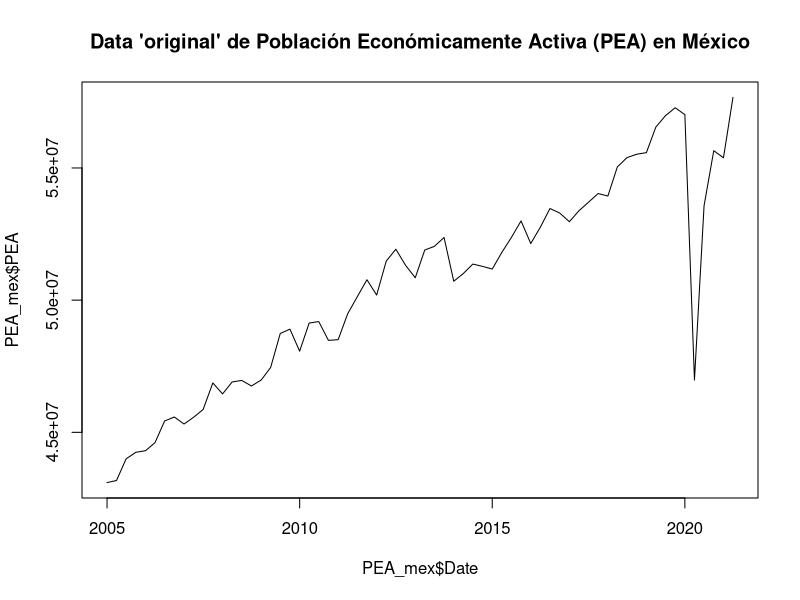
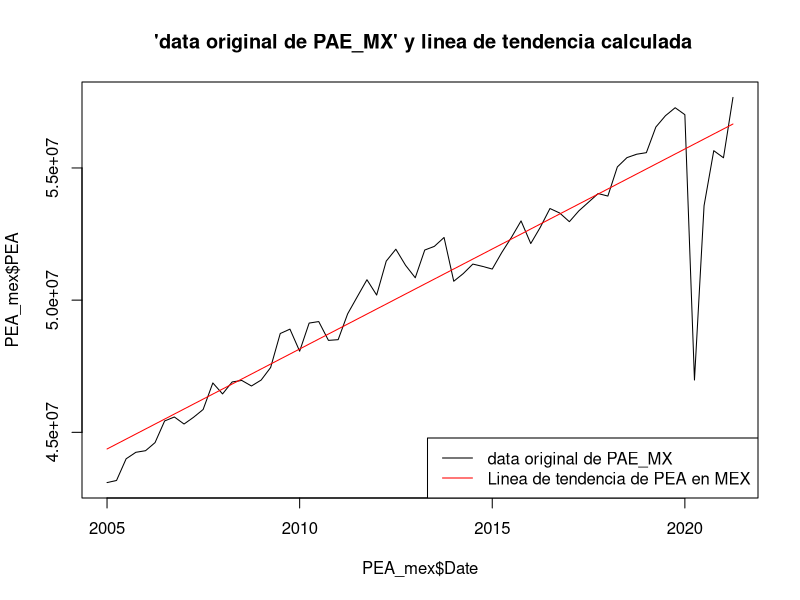
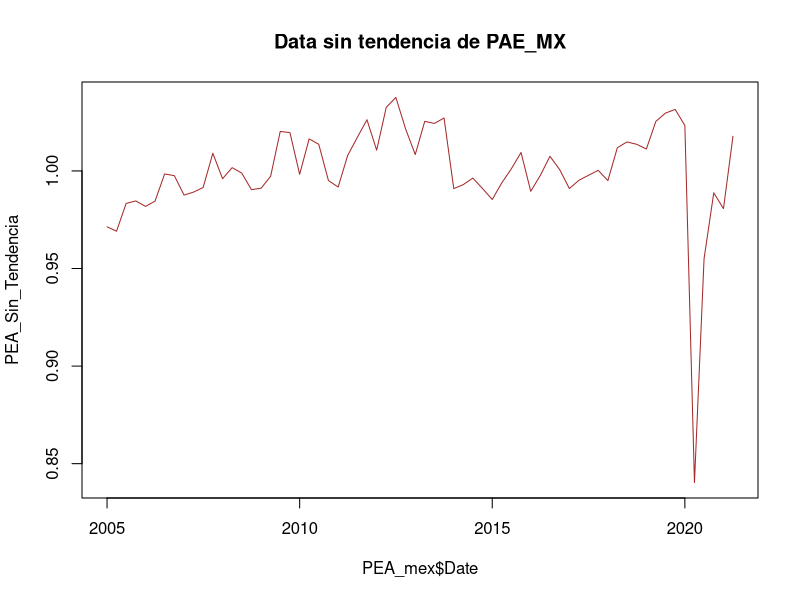
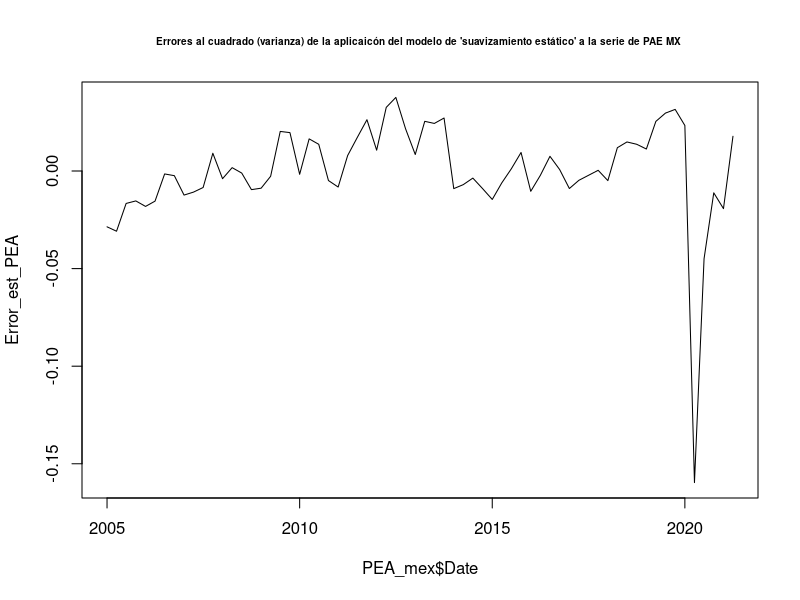
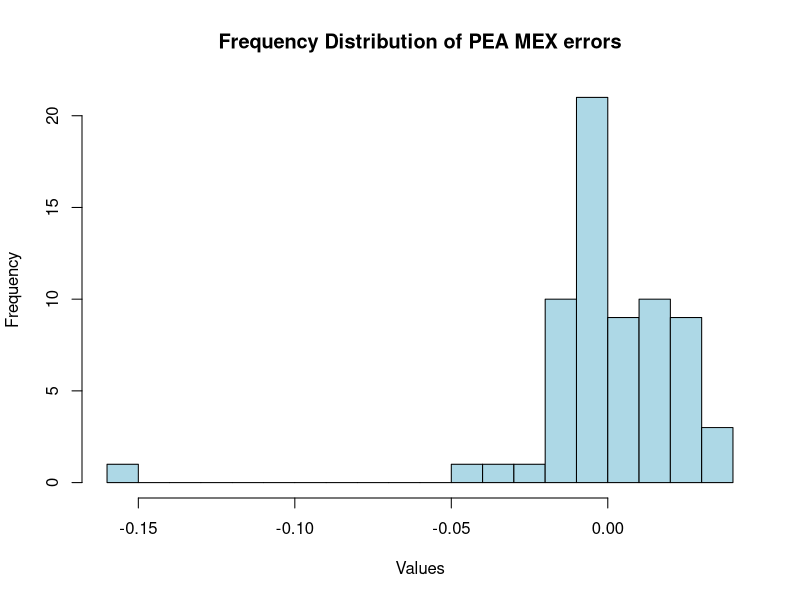
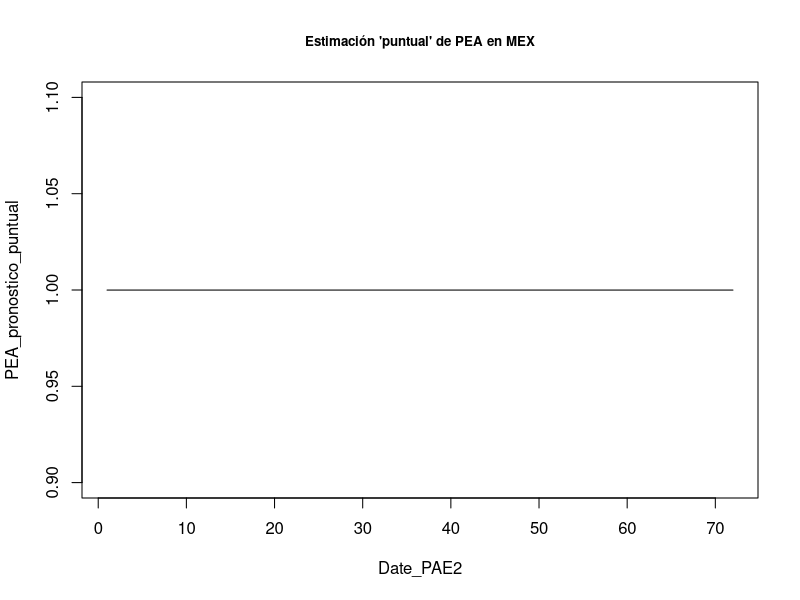
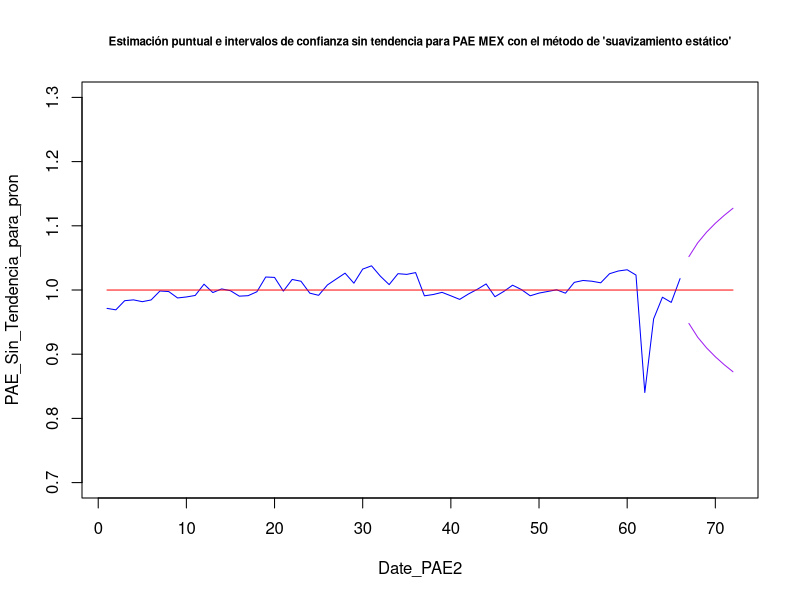
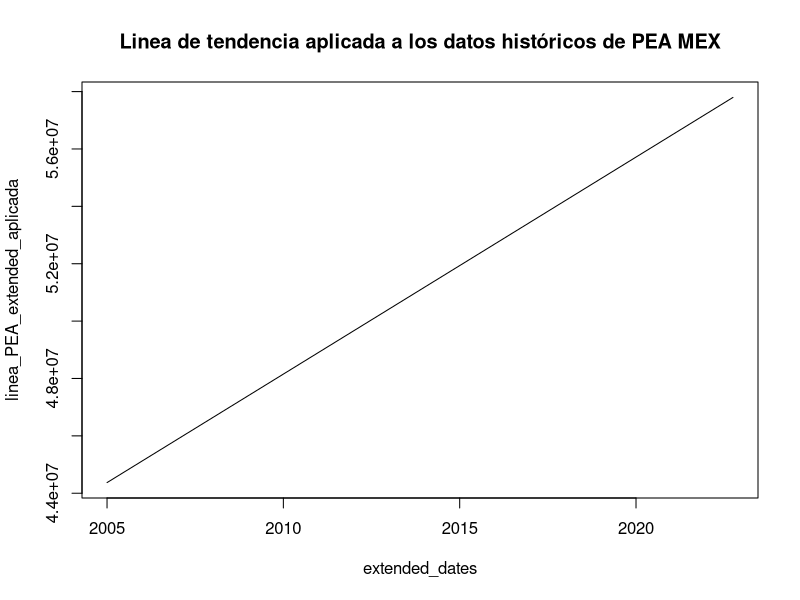

These figures' R source, in order:
## ---- chunk 1
knitr::opts_chunk$set(echo = TRUE)
## ---- chunk 2
install.packages("readxl")

library("readxl")


PEA_mex <-read_excel("PEA_MEX_pp.xlsx")
## ---- chunk 3
head(PEA_mex)
summary(PEA_mex)
typeof(PEA_mex)
dim(PEA_mex)
## ---- chunk 4

plot(PEA_mex$Date, PEA_mex$PEA,type="l", main="Data 'original' de Población Económicamente Activa (PEA) en México")
## ---- chunk 5

linea_PEA<-lm(PEA~Date, data=PEA_mex)
linea_PEA
## ---- chunk 6
linea_PEA_aplicada <- predict(linea_PEA, newdata = data.frame(Date = PEA_mex$Date))

head(linea_PEA_aplicada)
tail(linea_PEA_aplicada)

## ---- chunk 7
plot(PEA_mex$Date, PEA_mex$PEA, type="l", main=" 'data original de PAE_MX' y linea de tendencia calculada")
lines(x = PEA_mex$Date, y = linea_PEA_aplicada, col = "red")

legend("bottomright", legend = c("data original de PAE_MX", "Linea de tendencia de PEA en MEX"), 
       col = c("black", "red"), lty = 1)

## ---- chunk 8
PEA_Sin_Tendencia<-PEA_mex$PEA/linea_PEA_aplicada

plot(PEA_mex$Date, PEA_Sin_Tendencia, type="l", main=" Data sin tendencia de PAE_MX ", col="brown")
## ---- chunk 9
PEA_MX_ruido_blanco <- PEA_Sin_Tendencia
head(PEA_MX_ruido_blanco)
tail(PEA_MX_ruido_blanco)
## ---- chunk 10
Error_est_PEA<-PEA_Sin_Tendencia-mean(PEA_MX_ruido_blanco)
head(Error_est_PEA)
tail(Error_est_PEA)

##Claculando la desviaicón estandar del error

sd_est_PEA<-sd(Error_est_PEA)
sd_est_PEA

plot(PEA_mex$Date, Error_est_PEA, type="l", main="Errores al cuadrado (varianza) de la aplicaicón del modelo de 'suavizamiento estático' a la serie de PAE MX ", cex.main=0.6)

## ---- chunk 11


mean(Error_est_PEA)
## ---- chunk 12
## Se calcula la varianza
var(Error_est_PEA)

## Se calcula la desviación estandar 
sd_est_PEA
## ---- chunk 13
hist(Error_est_PEA, breaks = 20, col = "lightblue", main = "Frequency Distribution of PEA MEX errors", xlab = "Values", ylab = "Frequency")

## ---- chunk 14
estimacion_puntual_PEA_ST<-mean(PEA_Sin_Tendencia)
estimacion_puntual_PEA_ST

## ---- chunk 15
##Creamos un eje x que incluya a los 66 datos + 6 que se pronosticarán
Date_PAE2<-c(1:72)


## Creamos el vector de datos que incluirá los  datos históricos  sin tendencia + 6 valores NA a pronosticar
PAE_Sin_Tendencia_para_pron<-c(PEA_Sin_Tendencia, rep(NA, times=6))
head(PAE_Sin_Tendencia_para_pron)
tail(PAE_Sin_Tendencia_para_pron)


## Entonces el mejor pronóstico que tenemos para esta técnica es la media de la serie sin tendencia 


PEA_pronostico_puntual <- rep(estimacion_puntual_PEA_ST, times=72)
head(PEA_pronostico_puntual)
tail(PEA_pronostico_puntual)

plot(Date_PAE2,PEA_pronostico_puntual, type="l", main = "Estimación 'puntual' de PEA en MEX", cex.main=0.8, ylim=c(0.9, 1.1))
## ---- chunk 16
mean(PEA_MX_ruido_blanco)
## ---- chunk 17
tao<-c(1:6)
Lim_PEA<-2*sd_est_PEA*tao^.5
Lim_PEA
## ---- chunk 18

LI_PEA<-c(rep(NA, times=66), estimacion_puntual_PEA_ST-Lim_PEA)
head(LI_PEA)
tail(LI_PEA)

LS_PEA<-c(rep(NA, times=66), estimacion_puntual_PEA_ST+Lim_PEA)
head(LS_PEA)
tail(LS_PEA)

plot(Date_PAE2, PAE_Sin_Tendencia_para_pron, type="l", ylim = c(0.7,1.3) ,main="Estimación puntual e intervalos de confianza sin tendencia para PAE MEX con el método de 'suavizamiento estático'",col="Blue", cex.main=0.7)

lines(PEA_pronostico_puntual, col="Red")
lines(LI_PEA, col="Purple")
lines(LS_PEA, col="Purple")
## ---- chunk 19
# create a new data set with 72 rows
extended_dates <- seq(as.Date("2005-01-01"), as.Date("2022-10-01"), by = "quarter")
extended_trimester_PEA <- data.frame(Date = extended_dates, 
                                       PEA = rep(NA, length(extended_dates)))

head(extended_trimester_PEA)
tail(extended_trimester_PEA)

## ---- chunk 20


# copy the original data to the new data set for the first 66 rows
for(i in 1:66){
  extended_trimester_PEA$PEA[i] <- PEA_mex$PEA[i]
}

extended_trimester_PEA


# fit the model with the extended data set
linea_PEA_extended <- lm(PEA ~ Date, data = extended_trimester_PEA)
linea_PEA_extended

## ---- chunk 21
# predict values for the extended date range
linea_PEA_extended_aplicada <- predict(linea_PEA_extended, 
                                                newdata = data.frame(Date = extended_dates))
linea_PEA_extended_aplicada

# plot the predicted values
plot(extended_dates, linea_PEA_extended_aplicada, type = "l", main="Linea de tendencia aplicada a los datos históricos de PEA MEX")
## ---- chunk 22

##Creando el vector original + los valores a predecir como NAs
PEA_original_para_pron<-c(PEA_mex$PEA, rep(NA, times=6))
head(PEA_original_para_pron)



Est_punt_PEA_ajustada<-c(rep(NA, times=66), mean(PEA_pronostico_puntual)*linea_PEA_extended_aplicada[67:72])
head(Est_punt_PEA_ajustada)
tail(Est_punt_PEA_ajustada)

# plot the original data and the predicted values together
plot(extended_dates, PEA_original_para_pron, main="PEA estimación puntual ajustada con componente de estacionalidad (con método estático)",type="l", xlab="Year", ylab="PEA", cex.main=0.8)
lines(extended_dates, Est_punt_PEA_ajustada, col="blue")


legend("bottomright", legend = c("PEA historico", "Pronóstico puntual calculado con método estático"), 
       col = c("black", "blue"), lty = 1)


## ---- chunk 23
install.packages("readxl")

library("readxl")

PEA_MEX_completa <-read_excel("PEA_MEX_full.xlsx")
head(PEA_MEX_completa)
tail(PEA_MEX_completa)
## ---- chunk 24

LI_PEA_ajustado<-c(rep(NA, times=66), LI_PEA[67:72]*linea_PEA_extended_aplicada[67:72])
LI_PEA_ajustado

LS_PEA_ajustado<-c(rep(NA, times=66), LS_PEA[67:72]*linea_PEA_extended_aplicada[67:72])
LS_PEA_ajustado


# Plot only non-NA values
# plot the original data and the predicted values together


PEA_original_para_pron<-c(PEA_mex$PEA, rep(NA, times=6))
PEA_original_para_pron
dim(PEA_original_para_pron)


# plot the original data and the predicted values together
plot(extended_dates,PEA_MEX_completa$PEA, main="PEA estimación puntual e intervalos de confianza ajustada con componente de trend (con método estático) vs PEA real", type="l", xlab="Year", ylab="PEA", ylim=c(40000000, 65000000), cex.main=0.6)

lines(extended_dates, Est_punt_PEA_ajustada, col="blue")
x_vals <- c(rep(NA, times = 66), extended_dates[67:72])

lines(x_vals, LI_PEA_ajustado, col = "purple")
lines(x_vals, LS_PEA_ajustado, col = "purple")


legend("bottomright", legend = c("PEA original", "Pronóstico puntual calculado con método estático"), 
       col = c("black", "blue"), lty = 1)


## ---- chunk 25
df_demanda_PEA_MX_pronostico<-data.frame(PEA_MEX_completa$PEA,
                                                Est_punt_PEA_ajustada, LI_PEA_ajustado, LS_PEA_ajustado)
View(df_demanda_PEA_MX_pronostico)

tail(df_demanda_PEA_MX_pronostico)
## ---- chunk 26

##Primero formemos un vector con los valores reales 
PEA_MEX_completa_reales6 <- PEA_MEX_completa$PEA[67:72]
PEA_MEX_completa_reales6

## Despues formemos un vector con únicamente los valores pronósticados 
PEA_MEX_forecast6 <- Est_punt_PEA_ajustada[67:72]
PEA_MEX_forecast6

##Calculemos el MAPE entre estos dos vectores 

# First, calculate the absolute percentage error (APE) for each element in the vectors
APE_PEA_estatico <- abs((PEA_MEX_completa_reales6 - PEA_MEX_forecast6) / PEA_MEX_completa_reales6)

# Calculate the mean APE across all elements in the vectors
MAPE_PEA_estatico <- mean(APE_PEA_estatico) * 100

# Print the MAPE value
cat("El error tipo MAPE  para el forecast calculado con el método de 'suavizamiento estático'de la serie de PEA en MEX es:", MAPE_PEA_estatico, "%")


## ---- chunk 27
PEA_MEX_ts <-ts(PEA_mex$PEA, frequency =4, start =c(2005,1))
head(PEA_MEX_ts)
tail(PEA_MEX_ts)
## ---- chunk 28
plot(PEA_MEX_ts, main="PAE MEX train data en tipo time series (Valores de Enero de 2005 a Agosto de 2021)", cex.main=0.8)
## ---- chunk 29
PEA_MEX_ts_h1 <-HoltWinters(PEA_MEX_ts, gamma=FALSE)
PEA_MEX_ts_h1
## ---- chunk 30
PEA_MEX_ts_h1$alpha
## ---- chunk 31
PEA_MEX_ts_h1$beta

## ---- chunk 32
plot(PEA_MEX_ts_h1, main="Aplicaicón del método de Holt Winters a PEA MEX train data")
## ---- chunk 33
# Install the forecast package
install.packages("forecast")

# Load the forecast package
library(forecast)
## ---- chunk 34
PEA_MEX_ts_h1_fc <- forecast(PEA_MEX_ts_h1, h=6, level=0.95)
PEA_MEX_ts_h1_fc
## ---- chunk 35
plot(PEA_MEX_ts_h1_fc, main="Forecast de PAE MX usando el Método de Holt Winters con parámetro gamma ='False'", cex.main=0.8)
## ---- chunk 36
PEA_MEX_ts_h1$SSE
## ---- chunk 37

## Formemos un vector con únicamente los valores reales de los ultimos 6 trimestres 
PEA_completo_realest6 <- PEA_MEX_completa$PEA[67:72]
PEA_completo_realest6


## Formemos un vector con únicamente los valores pronósticados 
PEA_HW_forecast6 <- PEA_MEX_ts_h1_fc$mean
PEA_HW_forecast6



## ---- chunk 38

##Calculemos el MAPE entre estos dos vectores 

# First, calculate the absolute percentage error (APE) for each element in the vectors
APE_PEA_HW <- abs((PEA_completo_realest6 - PEA_HW_forecast6) / PEA_completo_realest6)

# Calculate the mean APE across all elements in the vectors
MAPE_PEA_HW <- mean(APE_PEA_HW) * 100

# Print the MAPE value
cat("MAPE error para el forecast calculado con el método de 'HoltWinters'es:", MAPE_PEA_HW, "%")
## ---- chunk 39
PEA_MEX_ts_h1$SSE
## ---- chunk 40
sse_PEA_hw <- ((PEA_MEX_ts_h1$SSE)/(length(PEA_MEX_ts)))^0.5
sse_PEA_hw
## ---- chunk 41
SSE_PEA_E <- sum(PEA_MX_ruido_blanco^2)
SSE_PEA_E
## ---- chunk 42
cat("MAPE error para el forecast calculado con el método de 'suavizamiento estático'es:", MAPE_PEA_estatico, "%")

  
cat("MAPE error para el forecast calculado con el método de 'HoltWinters'es:", MAPE_PEA_HW, "%")
## ---- chunk 43
LI_PEA_ajustado[67:72]
LS_PEA_ajustado[67:72]


intervalos_metodo_E<- data.frame(LI_PEA_ajustado_E =LI_PEA_ajustado[67:72], LS_PEA_ajustado_E= LS_PEA_ajustado[67:72])

intervalos_metodo_E

## ---- chunk 44
PEA_MEX_ts_h1_fc
